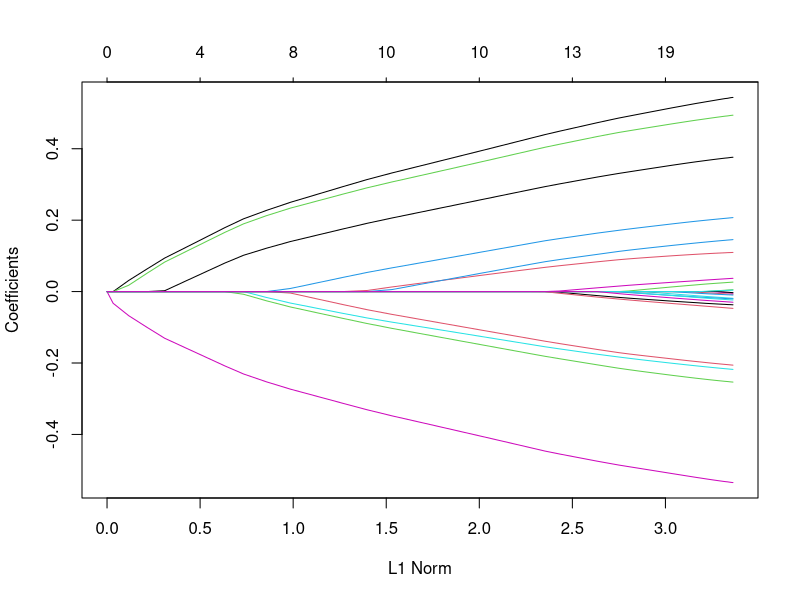
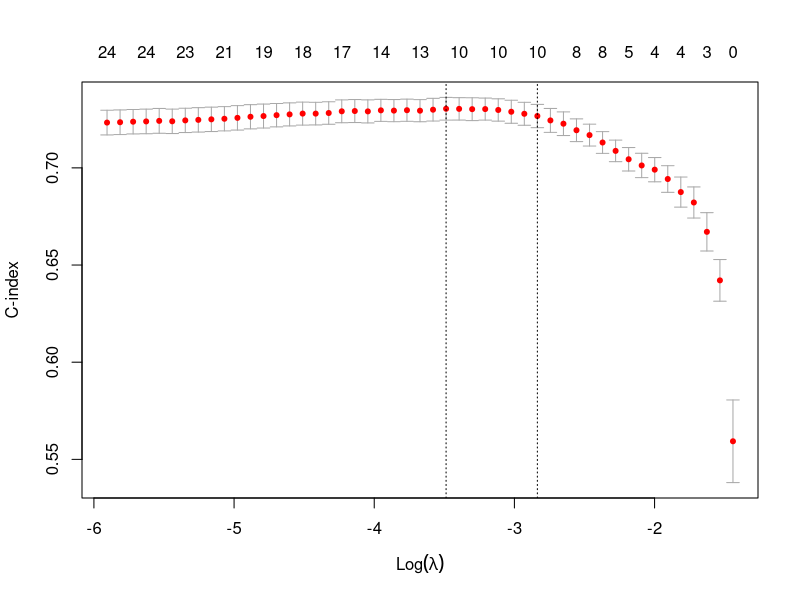
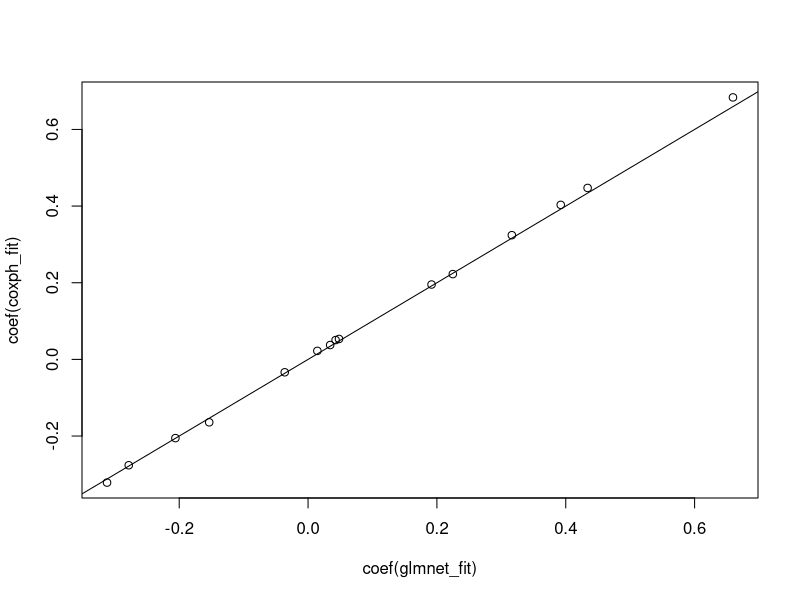
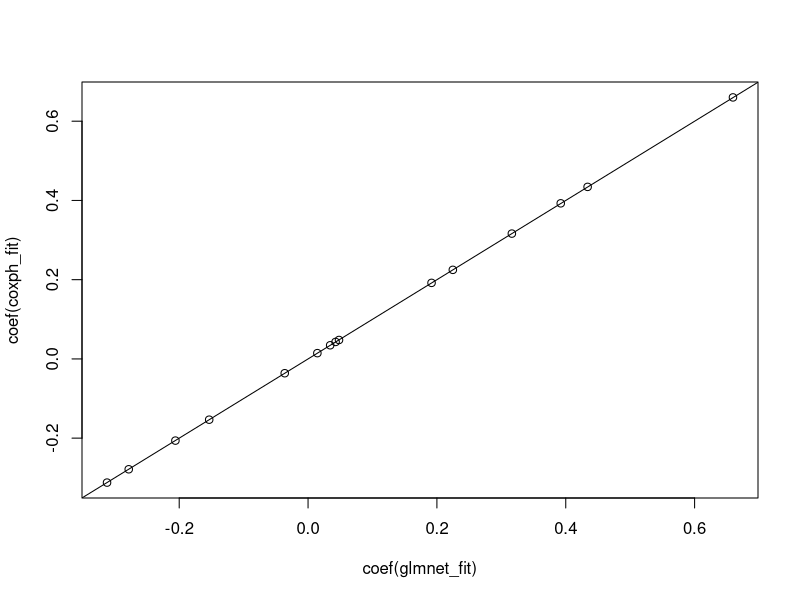
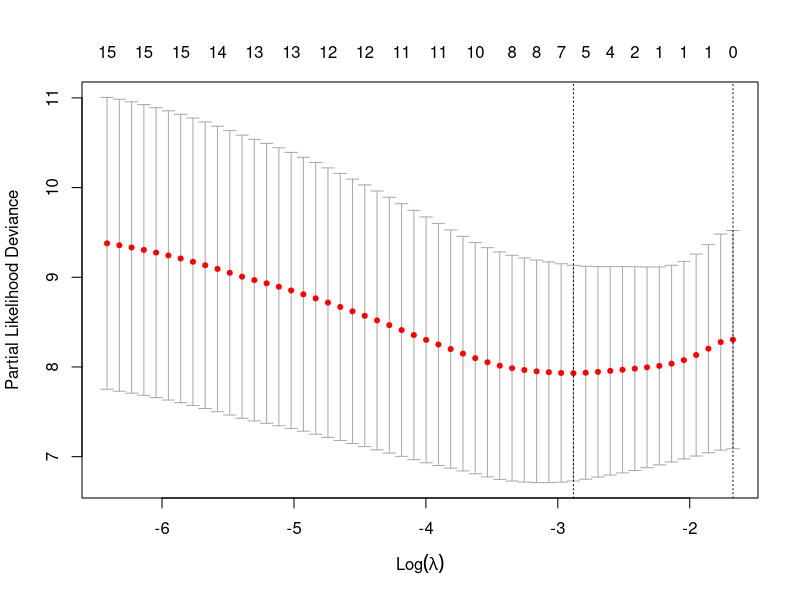
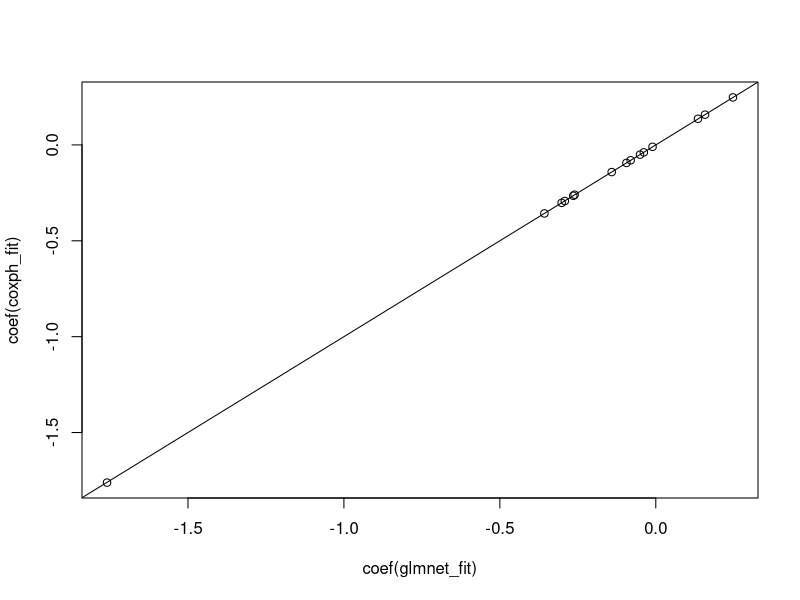
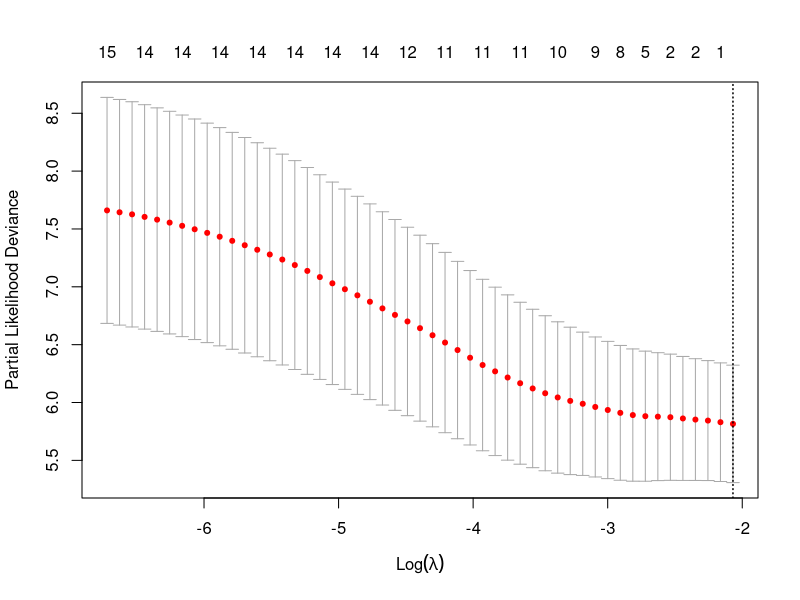

Here is the R script that generated these plots, in order: (Note: this script raises an error after producing the figures.)
## ---- chunk 1
# the code in this chunk enables us to truncate the print output for each
# chunk using the `out.lines` option
# save the built-in output hook
hook_output <- knitr::knit_hooks$get("output")

# set a new output hook to truncate text output
knitr::knit_hooks$set(output = function(x, options) {
  if (!is.null(n <- options$out.lines)) {
    x <- xfun::split_lines(x)
    if (length(x) > n) {
      # truncate the output
      x <- c(head(x, n), "....\n")
    }
    x <- paste(x, collapse = "\n")
  }
  hook_output(x, options)
})
## ---- chunk 2
library(glmnet)
library(survival)
data(CoxExample)
x <- CoxExample$x
y <- CoxExample$y
y[1:5, ]
## ---- chunk 3
fit <- glmnet(x, y, family = "cox")
## ---- chunk 4
plot(fit)
## ---- chunk 5
coef(fit, s = 0.05)
## ---- chunk 6
set.seed(1)
cvfit <- cv.glmnet(x, y, family = "cox", type.measure = "C")
## ---- chunk 7
plot(cvfit)
## ---- chunk 8
cvfit$lambda.min
cvfit$lambda.1se
## ---- chunk 9
# create x matrix
set.seed(1)
nobs <- 100; nvars <- 15
x <- matrix(rnorm(nobs * nvars), nrow = nobs)

# create response
ty <- rep(rexp(nobs / 5), each = 5)
tcens <- rbinom(n = nobs, prob = 0.3, size = 1)
y <- Surv(ty, tcens)

# coefficients from these two models will not line up because
# of different tie handling methods
glmnet_fit <- glmnet(x, y, family = "cox", lambda = 0)
coxph_fit <- coxph(y ~ x)
plot(coef(glmnet_fit), coef(coxph_fit))
abline(0, 1)
## ---- chunk 10
# coefficients from these two models will line up
glmnet_fit <- glmnet(x, y, family = "cox", lambda = 0)
coxph_fit <- coxph(y ~ x, ties = "breslow")
plot(coef(glmnet_fit), coef(coxph_fit))
abline(0, 1)
## ---- chunk 11
# create x matrix
set.seed(2)
nobs <- 100; nvars <- 15
xvec <- rnorm(nobs * nvars)
xvec[sample.int(nobs * nvars, size = 0.4 * nobs * nvars)] <- 0
x <- matrix(xvec, nrow = nobs)  # non-sparse x
x_sparse <- Matrix::Matrix(xvec, nrow = nobs, sparse = TRUE)  # sparse x

# create start-stop data response
beta <- rnorm(5)
fx <- x_sparse[, 1:5] %*% beta / 3
ty <- rexp(nobs, drop(exp(fx)))
tcens <- rbinom(n = nobs, prob = 0.3, size = 1)
starty <- runif(nobs)
yss <- Surv(starty, starty + ty, tcens)

# fit regularized Cox model with start-stop data
fit <- glmnet(x, yss, family = "cox")
## ---- chunk 12
cv.fit <- cv.glmnet(x, yss, family = "cox", nfolds = 5)
plot(cv.fit)
## ---- chunk 13
glmnet_fit <- glmnet(x, yss, family = "cox", lambda = 0)
coxph_fit <- coxph(yss ~ x)
plot(coef(glmnet_fit), coef(coxph_fit))
abline(0, 1)
## ---- chunk 14
strata <- rep(1:5, length.out = nobs)
y2 <- stratifySurv(y, strata)
str(y2[1:6])
## ---- chunk 15
fit <- glmnet(x, y2, family = "cox")
## ---- chunk 16
cv.fit <- cv.glmnet(x, y2, family = "cox", nfolds = 5)
plot(cv.fit)
## ---- chunk 17
y3 <- y
attr(y3, "strata") <- strata
str(y3[1:6])  # note that the strata attribute is no longer there
## ---- chunk 18
fit <- glmnet(x, y3, family = "cox")
## ---- chunk 19
fit <- glmnet(x, y, family = "cox")
survival::survfit(fit, s = 0.05, x = x, y = y)
## ---- chunk 20
plot(survival::survfit(fit, s = 0.05, x = x, y = y))
## ---- chunk 21
survival::survfit(fit, s = 0.05, x = x, y = y, newx = x[1:3, ])
plot(survival::survfit(fit, s = 0.05, x = x, y = y, newx = x[1:3, ]))
## ---- chunk 22
y2 <- stratifySurv(y, rep(1:2, length.out = nobs))
fit <- glmnet(x, y2, family = "cox")
survival::survfit(fit, s = 0.01, x = x, y = y2)

# survival curve plot for first two individuals in dataset
plot(survival::survfit(fit, s = 0.01, x = x, y = y2, 
                       newx = x[1:2, ], newstrata = strata[1:2]))
## ---- chunk 23
sf <- survival::survfit(fit, x = x, y = y2)
length(sf)
length(fit$lambda)
## ---- chunk 24
cv.fit <- cv.glmnet(x, y2, family = "cox", nfolds = 5)
survival::survfit(cv.fit, x = x, y = y2)
survival::survfit(cv.fit, s = "lambda.min", x = x, y = y2)
